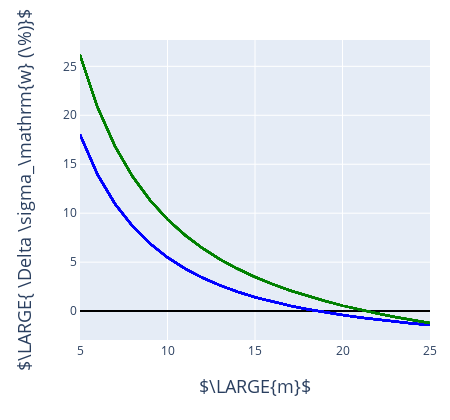

Here is the notebook cell this chart was saved with:
### Markdown cell above
### Delta Weibull stress vs Shape parameter `m`

$\Large{\Delta \sigma_W = \frac{\sigma_{-91°C} - \sigma_{T_i}}{\sigma_{-91°C}} 100}$

### Code cell
# plot

title = r''
ylab = r'$\LARGE{ \Delta \sigma_\mathrm{w} (\%)}$'

data = []
for ri, sw_r in enumerate(glob_sw_all):

    x_plot = []
    y_plot = []

    for mi, sw in enumerate(sw_r):
        x_plot.append(m_vals[mi])
        y_plot.append(
            calc_sw_diff(glob_sw_all, 0, ri, mi, gdata_all, skipped_lines_all) 
            )
        data.append({
            'x': x_plot,
            'y': y_plot,
            'name': r'T = ' + str(temps[ri]) + r'°C',
            'line': {'dash': lines[0], 'color': cols[ri], 'width': 2},
            'mode': 'lines',
        })

        

layout = {
    'width': 450,
    'height': 420,
    'xaxis': {
#         'range': [-0.1, 1.1],
        'zeroline': False,
        'showline': True,
        'mirror': 'all',
#         'title': r'$m$',
        'titlefont':{'size': 13}
    },
    'yaxis': {
        'zeroline': False,
        'showline': True,
        'mirror': 'all',
#         'title': '$\sigma_\mathrm{w}/\sigma_\mathrm{f} $ ',
        'titlefont':{'size': 13},

    },
    'annotations':[
    {
        'text':  r'$\LARGE{m}$',
        'x': 0.5,
        'y': -0.2,
        'xref': 'paper',
        'yref': 'paper',
        'showarrow': False,
        'font': {'size': 18},
    },
        {
        'text':  ylab,
        'x': -0.2,
        'y': 0.5,
        'xref': 'paper',
        'yref': 'paper',
        'showarrow': False,
        'font': {'size': 18},
        'textangle': -90
    },
        {
        'text':  title,
        'x': 0.41,
        'y': 1.1,
        'xref': 'paper',
        'yref': 'paper',
        'showarrow': False,
        'font': {'size': 18},
    },
    ],
    'legend':{
        'x': 0.6,
        'y': 0.5,
    },
     'margin': {
                'l': 80,
                'r': 20,
                'b': 80,
                't': 40,
#                 'pad': 1
     },

}
layout['xaxis']['range'] = [5, 25]
layout['showlegend'] = False
f = go.FigureWidget(data,layout)
py.iplot(f)
# pio.write_image(f, 'images/fig9.svg',width=450, height=400,)

### Figure 1 — Plotly figure (JSON) as saved in the notebook; plotly's stock layout.template omitted (floating-point values rounded to 4 significant figures)
{"data": [{"line": {"color": "black", "dash": "solid", "width": 2}, "mode": "lines", "name": "T = -91°C", "type": "scatter", "uid": "866f6e63-f0ff-475f-9221-dcaece93edc8", "x": [5, 6, 7, 8, 9, 10, 11, 12, 13, 14, 15, 16, 17, 18, 19, 20, 21, 22, 23, 24, 25], "y": [0, 0, 0, 0, 0, 0, 0, 0, 0, 0, 0, 0, 0, 0, 0, 0, 0, 0, 0, 0, 0]}, {"line": {"color": "black", "dash": "solid", "width": 2}, "mode": "lines", "name": "T = -91°C", "type": "scatter", "uid": "25886803-79c6-4178-b277-bf09e887ecd6", "x": [5, 6, 7, 8, 9, 10, 11, 12, 13, 14, 15, 16, 17, 18, 19, 20, 21, 22, 23, 24, 25], "y": [0, 0, 0, 0, 0, 0, 0, 0, 0, 0, 0, 0, 0, 0, 0, 0, 0, 0, 0, 0, 0]}, {"line": {"color": "black", "dash": "solid", "width": 2}, "mode": "lines", "name": "T = -91°C", "type": "scatter", "uid": "6088b3af-869e-4862-819e-669d6781d4da", "x": [5, 6, 7, 8, 9, 10, 11, 12, 13, 14, 15, 16, 17, 18, 19, 20, 21, 22, 23, 24, 25], "y": [0, 0, 0, 0, 0, 0, 0, 0, 0, 0, 0, 0, 0, 0, 0, 0, 0, 0, 0, 0, 0]}, {"line": {"color": "black", "dash": "solid", "width": 2}, "mode": "lines", "name": "T = -91°C", "type": "scatter", "uid": "3485afa0-b8fa-48d8-80dd-0f9ec9ec7af3", "x": [5, 6, 7, 8, 9, 10, 11, 12, 13, 14, 15, 16, 17, 18, 19, 20, 21, 22, 23, 24, 25], "y": [0, 0, 0, 0, 0, 0, 0, 0, 0, 0, 0, 0, 0, 0, 0, 0, 0, 0, 0, 0, 0]}, {"line": {"color": "black", "dash": "solid", "width": 2}, "mode": "lines", "name": "T = -91°C", "type": "scatter", "uid": "d973d084-9da8-4bd9-94ad-24d3be45b03a", "x": [5, 6, 7, 8, 9, 10, 11, 12, 13, 14, 15, 16, 17, 18, 19, 20, 21, 22, 23, 24, 25], "y": [0, 0, 0, 0, 0, 0, 0, 0, 0, 0, 0, 0, 0, 0, 0, 0, 0, 0, 0, 0, 0]}, {"line": {"color": "black", "dash": "solid", "width": 2}, "mode": "lines", "name": "T = -91°C", "type": "scatter", "uid": "28061ed2-a2f1-42ce-9428-7a1570e1ebdf", "x": [5, 6, 7, 8, 9, 10, 11, 12, 13, 14, 15, 16, 17, 18, 19, 20, 21, 22, 23, 24, 25], "y": [0, 0, 0, 0, 0, 0, 0, 0, 0, 0, 0, 0, 0, 0, 0, 0, 0, 0, 0, 0, 0]}, {"line": {"color": "black", "dash": "solid", "width": 2}, "mode": "lines", "name": "T = -91°C", "type": "scatter", "uid": "435d1916-9afb-4d30-8c67-c458ce3cde2d", "x": [5, 6, 7, 8, 9, 10, 11, 12, 13, 14, 15, 16, 17, 18, 19, 20, 21, 22, 23, 24, 25], "y": [0, 0, 0, 0, 0, 0, 0, 0, 0, 0, 0, 0, 0, 0, 0, 0, 0, 0, 0, 0, 0]}, {"line": {"color": "black", "dash": "solid", "width": 2}, "mode": "lines", "name": "T = -91°C", "type": "scatter", "uid": "e498503b-a3cc-40f0-924d-ef0cf659e65c", "x": [5, 6, 7, 8, 9, 10, 11, 12, 13, 14, 15, 16, 17, 18, 19, 20, 21, 22, 23, 24, 25], "y": [0, 0, 0, 0, 0, 0, 0, 0, 0, 0, 0, 0, 0, 0, 0, 0, 0, 0, 0, 0, 0]}, {"line": {"color": "black", "dash": "solid", "width": 2}, "mode": "lines", "name": "T = -91°C", "type": "scatter", "uid": "486867e5-23af-446f-8668-b2b9e1151c9e", "x": [5, 6, 7, 8, 9, 10, 11, 12, 13, 14, 15, 16, 17, 18, 19, 20, 21, 22, 23, 24, 25], "y": [0, 0, 0, 0, 0, 0, 0, 0, 0, 0, 0, 0, 0, 0, 0, 0, 0, 0, 0, 0, 0]}, {"line": {"color": "black", "dash": "solid", "width": 2}, "mode": "lines", "name": "T = -91°C", "type": "scatter", "uid": "1f1ee947-1fe0-4d13-8ea0-cdd8597bb3ae", "x": [5, 6, 7, 8, 9, 10, 11, 12, 13, 14, 15, 16, 17, 18, 19, 20, 21, 22, 23, 24, 25], "y": [0, 0, 0, 0, 0, 0, 0, 0, 0, 0, 0, 0, 0, 0, 0, 0, 0, 0, 0, 0, 0]}, {"line": {"color": "black", "dash": "solid", "width": 2}, "mode": "lines", "name": "T = -91°C", "type": "scatter", "uid": "0c47e79b-8794-437c-a6db-6074be008e5d", "x": [5, 6, 7, 8, 9, 10, 11, 12, 13, 14, 15, 16, 17, 18, 19, 20, 21, 22, 23, 24, 25], "y": [0, 0, 0, 0, 0, 0, 0, 0, 0, 0, 0, 0, 0, 0, 0, 0, 0, 0, 0, 0, 0]}, {"line": {"color": "black", "dash": "solid", "width": 2}, "mode": "lines", "name": "T = -91°C", "type": "scatter", "uid": "76731513-8499-4ab3-a30a-0292b67a9330", "x": [5, 6, 7, 8, 9, 10, 11, 12, 13, 14, 15, 16, 17, 18, 19, 20, 21, 22, 23, 24, 25], "y": [0, 0, 0, 0, 0, 0, 0, 0, 0, 0, 0, 0, 0, 0, 0, 0, 0, 0, 0, 0, 0]}, {"line": {"color": "black", "dash": "solid", "width": 2}, "mode": "lines", "name": "T = -91°C", "type": "scatter", "uid": "a4216d82-7ec0-4a84-abae-c8581b340be5", "x": [5, 6, 7, 8, 9, 10, 11, 12, 13, 14, 15, 16, 17, 18, 19, 20, 21, 22, 23, 24, 25], "y": [0, 0, 0, 0, 0, 0, 0, 0, 0, 0, 0, 0, 0, 0, 0, 0, 0, 0, 0, 0, 0]}, {"line": {"color": "black", "dash": "solid", "width": 2}, "mode": "lines", "name": "T = -91°C", "type": "scatter", "uid": "31dcb2e0-8a98-4ea1-bd22-1fa0d8203d6f", "x": [5, 6, 7, 8, 9, 10, 11, 12, 13, 14, 15, 16, 17, 18, 19, 20, 21, 22, 23, 24, 25], "y": [0, 0, 0, 0, 0, 0, 0, 0, 0, 0, 0, 0, 0, 0, 0, 0, 0, 0, 0, 0, 0]}, {"line": {"color": "black", "dash": "solid", "width": 2}, "mode": "lines", "name": "T = -91°C", "type": "scatter", "uid": "f922254c-1997-4207-93c3-b077cdd00a73", "x": [5, 6, 7, 8, 9, 10, 11, 12, 13, 14, 15, 16, 17, 18, 19, 20, 21, 22, 23, 24, 25], "y": [0, 0, 0, 0, 0, 0, 0, 0, 0, 0, 0, 0, 0, 0, 0, 0, 0, 0, 0, 0, 0]}, {"line": {"color": "black", "dash": "solid", "width": 2}, "mode": "lines", "name": "T = -91°C", "type": "scatter", "uid": "44b9ed6f-d92e-4526-8a2e-90b12ee9d6cd", "x": [5, 6, 7, 8, 9, 10, 11, 12, 13, 14, 15, 16, 17, 18, 19, 20, 21, 22, 23, 24, 25], "y": [0, 0, 0, 0, 0, 0, 0, 0, 0, 0, 0, 0, 0, 0, 0, 0, 0, 0, 0, 0, 0]}, {"line": {"color": "black", "dash": "solid", "width": 2}, "mode": "lines", "name": "T = -91°C", "type": "scatter", "uid": "0dab09be-1d57-4bfe-b47f-c87e5a395e4e", "x": [5, 6, 7, 8, 9, 10, 11, 12, 13, 14, 15, 16, 17, 18, 19, 20, 21, 22, 23, 24, 25], "y": [0, 0, 0, 0, 0, 0, 0, 0, 0, 0, 0, 0, 0, 0, 0, 0, 0, 0, 0, 0, 0]}, {"line": {"color": "black", "dash": "solid", "width": 2}, "mode": "lines", "name": "T = -91°C", "type": "scatter", "uid": "82d53851-2363-4864-8ace-91ea9b688ae7", "x": [5, 6, 7, 8, 9, 10, 11, 12, 13, 14, 15, 16, 17, 18, 19, 20, 21, 22, 23, 24, 25], "y": [0, 0, 0, 0, 0, 0, 0, 0, 0, 0, 0, 0, 0, 0, 0, 0, 0, 0, 0, 0, 0]}, {"line": {"color": "black", "dash": "solid", "width": 2}, "mode": "lines", "name": "T = -91°C", "type": "scatter", "uid": "f54392f8-318a-4cc0-aaea-aa1b0d4b7a0e", "x": [5, 6, 7, 8, 9, 10, 11, 12, 13, 14, 15, 16, 17, 18, 19, 20, 21, 22, 23, 24, 25], "y": [0, 0, 0, 0, 0, 0, 0, 0, 0, 0, 0, 0, 0, 0, 0, 0, 0, 0, 0, 0, 0]}, {"line": {"color": "black", "dash": "solid", "width": 2}, "mode": "lines", "name": "T = -91°C", "type": "scatter", "uid": "2f7b52cd-99f4-4395-8284-a0e9eab32245", "x": [5, 6, 7, 8, 9, 10, 11, 12, 13, 14, 15, 16, 17, 18, 19, 20, 21, 22, 23, 24, 25], "y": [0, 0, 0, 0, 0, 0, 0, 0, 0, 0, 0, 0, 0, 0, 0, 0, 0, 0, 0, 0, 0]}, {"line": {"color": "black", "dash": "solid", "width": 2}, "mode": "lines", "name": "T = -91°C", "type": "scatter", "uid": "72662409-c85f-4a41-bf03-9282f14defae", "x": [5, 6, 7, 8, 9, 10, 11, 12, 13, 14, 15, 16, 17, 18, 19, 20, 21, 22, 23, 24, 25], "y": [0, 0, 0, 0, 0, 0, 0, 0, 0, 0, 0, 0, 0, 0, 0, 0, 0, 0, 0, 0, 0]}, {"line": {"color": "blue", "dash": "solid", "width": 2}, "mode": "lines", "name": "T = -60°C", "type": "scatter", "uid": "0462f21d-3f8b-4423-9b11-b8a2be7a3ef6", "x": [5, 6, 7, 8, 9, 10, 11, 12, 13, 14, 15, 16, 17, 18, 19, 20, 21, 22, 23, 24, 25], "y": [18.03, 13.95, 10.96, 8.676, 6.899, 5.485, 4.343, 3.406, 2.629, 1.976, 1.423, 0.9493, 0.5398, 0.1831, -0.1302, -0.4073, -0.654, -0.875, -1.074, -1.254, -1.418]}, {"line": {"color": "blue", "dash": "solid", "width": 2}, "mode": "lines", "name": "T = -60°C", "type": "scatter", "uid": "d6ae9288-86c4-452e-9f26-ed080fdb6257", "x": [5, 6, 7, 8, 9, 10, 11, 12, 13, 14, 15, 16, 17, 18, 19, 20, 21, 22, 23, 24, 25], "y": [18.03, 13.95, 10.96, 8.676, 6.899, 5.485, 4.343, 3.406, 2.629, 1.976, 1.423, 0.9493, 0.5398, 0.1831, -0.1302, -0.4073, -0.654, -0.875, -1.074, -1.254, -1.418]}, {"line": {"color": "blue", "dash": "solid", "width": 2}, "mode": "lines", "name": "T = -60°C", "type": "scatter", "uid": "4a64c537-b989-4848-bb4a-55dc1e9a4e50", "x": [5, 6, 7, 8, 9, 10, 11, 12, 13, 14, 15, 16, 17, 18, 19, 20, 21, 22, 23, 24, 25], "y": [18.03, 13.95, 10.96, 8.676, 6.899, 5.485, 4.343, 3.406, 2.629, 1.976, 1.423, 0.9493, 0.5398, 0.1831, -0.1302, -0.4073, -0.654, -0.875, -1.074, -1.254, -1.418]}, {"line": {"color": "blue", "dash": "solid", "width": 2}, "mode": "lines", "name": "T = -60°C", "type": "scatter", "uid": "2abf4dab-a2ee-4494-8d1a-77fb3bfb7998", "x": [5, 6, 7, 8, 9, 10, 11, 12, 13, 14, 15, 16, 17, 18, 19, 20, 21, 22, 23, 24, 25], "y": [18.03, 13.95, 10.96, 8.676, 6.899, 5.485, 4.343, 3.406, 2.629, 1.976, 1.423, 0.9493, 0.5398, 0.1831, -0.1302, -0.4073, -0.654, -0.875, -1.074, -1.254, -1.418]}, {"line": {"color": "blue", "dash": "solid", "width": 2}, "mode": "lines", "name": "T = -60°C", "type": "scatter", "uid": "dbe30aaf-ff75-42aa-843f-0f6a8b50601f", "x": [5, 6, 7, 8, 9, 10, 11, 12, 13, 14, 15, 16, 17, 18, 19, 20, 21, 22, 23, 24, 25], "y": [18.03, 13.95, 10.96, 8.676, 6.899, 5.485, 4.343, 3.406, 2.629, 1.976, 1.423, 0.9493, 0.5398, 0.1831, -0.1302, -0.4073, -0.654, -0.875, -1.074, -1.254, -1.418]}, {"line": {"color": "blue", "dash": "solid", "width": 2}, "mode": "lines", "name": "T = -60°C", "type": "scatter", "uid": "6fec0f03-3b14-45bd-b965-108867f6d529", "x": [5, 6, 7, 8, 9, 10, 11, 12, 13, 14, 15, 16, 17, 18, 19, 20, 21, 22, 23, 24, 25], "y": [18.03, 13.95, 10.96, 8.676, 6.899, 5.485, 4.343, 3.406, 2.629, 1.976, 1.423, 0.9493, 0.5398, 0.1831, -0.1302, -0.4073, -0.654, -0.875, -1.074, -1.254, -1.418]}, {"line": {"color": "blue", "dash": "solid", "width": 2}, "mode": "lines", "name": "T = -60°C", "type": "scatter", "uid": "d88b7aec-c03b-431f-b11a-038c984497f2", "x": [5, 6, 7, 8, 9, 10, 11, 12, 13, 14, 15, 16, 17, 18, 19, 20, 21, 22, 23, 24, 25], "y": [18.03, 13.95, 10.96, 8.676, 6.899, 5.485, 4.343, 3.406, 2.629, 1.976, 1.423, 0.9493, 0.5398, 0.1831, -0.1302, -0.4073, -0.654, -0.875, -1.074, -1.254, -1.418]}, {"line": {"color": "blue", "dash": "solid", "width": 2}, "mode": "lines", "name": "T = -60°C", "type": "scatter", "uid": "73fbbb33-a93c-4182-aaa1-f2e8b5b11147", "x": [5, 6, 7, 8, 9, 10, 11, 12, 13, 14, 15, 16, 17, 18, 19, 20, 21, 22, 23, 24, 25], "y": [18.03, 13.95, 10.96, 8.676, 6.899, 5.485, 4.343, 3.406, 2.629, 1.976, 1.423, 0.9493, 0.5398, 0.1831, -0.1302, -0.4073, -0.654, -0.875, -1.074, -1.254, -1.418]}, {"line": {"color": "blue", "dash": "solid", "width": 2}, "mode": "lines", "name": "T = -60°C", "type": "scatter", "uid": "482029f2-b21a-4bd8-81a9-88c48401a3c1", "x": [5, 6, 7, 8, 9, 10, 11, 12, 13, 14, 15, 16, 17, 18, 19, 20, 21, 22, 23, 24, 25], "y": [18.03, 13.95, 10.96, 8.676, 6.899, 5.485, 4.343, 3.406, 2.629, 1.976, 1.423, 0.9493, 0.5398, 0.1831, -0.1302, -0.4073, -0.654, -0.875, -1.074, -1.254, -1.418]}, {"line": {"color": "blue", "dash": "solid", "width": 2}, "mode": "lines", "name": "T = -60°C", "type": "scatter", "uid": "fe25cf01-caba-490c-92e0-4fe79bb91a9c", "x": [5, 6, 7, 8, 9, 10, 11, 12, 13, 14, 15, 16, 17, 18, 19, 20, 21, 22, 23, 24, 25], "y": [18.03, 13.95, 10.96, 8.676, 6.899, 5.485, 4.343, 3.406, 2.629, 1.976, 1.423, 0.9493, 0.5398, 0.1831, -0.1302, -0.4073, -0.654, -0.875, -1.074, -1.254, -1.418]}, {"line": {"color": "blue", "dash": "solid", "width": 2}, "mode": "lines", "name": "T = -60°C", "type": "scatter", "uid": "5fbe9304-62bf-44d7-9a90-55a7a0d00b9f", "x": [5, 6, 7, 8, 9, 10, 11, 12, 13, 14, 15, 16, 17, 18, 19, 20, 21, 22, 23, 24, 25], "y": [18.03, 13.95, 10.96, 8.676, 6.899, 5.485, 4.343, 3.406, 2.629, 1.976, 1.423, 0.9493, 0.5398, 0.1831, -0.1302, -0.4073, -0.654, -0.875, -1.074, -1.254, -1.418]}, {"line": {"color": "blue", "dash": "solid", "width": 2}, "mode": "lines", "name": "T = -60°C", "type": "scatter", "uid": "b0eb011f-bd9e-47d6-980e-b391fcbf68fa", "x": [5, 6, 7, 8, 9, 10, 11, 12, 13, 14, 15, 16, 17, 18, 19, 20, 21, 22, 23, 24, 25], "y": [18.03, 13.95, 10.96, 8.676, 6.899, 5.485, 4.343, 3.406, 2.629, 1.976, 1.423, 0.9493, 0.5398, 0.1831, -0.1302, -0.4073, -0.654, -0.875, -1.074, -1.254, -1.418]}, {"line": {"color": "blue", "dash": "solid", "width": 2}, "mode": "lines", "name": "T = -60°C", "type": "scatter", "uid": "9893f204-f8ab-47e7-9798-975939acdd7d", "x": [5, 6, 7, 8, 9, 10, 11, 12, 13, 14, 15, 16, 17, 18, 19, 20, 21, 22, 23, 24, 25], "y": [18.03, 13.95, 10.96, 8.676, 6.899, 5.485, 4.343, 3.406, 2.629, 1.976, 1.423, 0.9493, 0.5398, 0.1831, -0.1302, -0.4073, -0.654, -0.875, -1.074, -1.254, -1.418]}, {"line": {"color": "blue", "dash": "solid", "width": 2}, "mode": "lines", "name": "T = -60°C", "type": "scatter", "uid": "36de5e05-fa63-41f4-b3fe-d710e71e44db", "x": [5, 6, 7, 8, 9, 10, 11, 12, 13, 14, 15, 16, 17, 18, 19, 20, 21, 22, 23, 24, 25], "y": [18.03, 13.95, 10.96, 8.676, 6.899, 5.485, 4.343, 3.406, 2.629, 1.976, 1.423, 0.9493, 0.5398, 0.1831, -0.1302, -0.4073, -0.654, -0.875, -1.074, -1.254, -1.418]}, {"line": {"color": "blue", "dash": "solid", "width": 2}, "mode": "lines", "name": "T = -60°C", "type": "scatter", "uid": "e5cda1a6-21c2-4ed4-a565-b8f3c8734ccc", "x": [5, 6, 7, 8, 9, 10, 11, 12, 13, 14, 15, 16, 17, 18, 19, 20, 21, 22, 23, 24, 25], "y": [18.03, 13.95, 10.96, 8.676, 6.899, 5.485, 4.343, 3.406, 2.629, 1.976, 1.423, 0.9493, 0.5398, 0.1831, -0.1302, -0.4073, -0.654, -0.875, -1.074, -1.254, -1.418]}, {"line": {"color": "blue", "dash": "solid", "width": 2}, "mode": "lines", "name": "T = -60°C", "type": "scatter", "uid": "cce47dcd-5f93-4d3b-96b8-fed67a6d736d", "x": [5, 6, 7, 8, 9, 10, 11, 12, 13, 14, 15, 16, 17, 18, 19, 20, 21, 22, 23, 24, 25], "y": [18.03, 13.95, 10.96, 8.676, 6.899, 5.485, 4.343, 3.406, 2.629, 1.976, 1.423, 0.9493, 0.5398, 0.1831, -0.1302, -0.4073, -0.654, -0.875, -1.074, -1.254, -1.418]}, {"line": {"color": "blue", "dash": "solid", "width": 2}, "mode": "lines", "name": "T = -60°C", "type": "scatter", "uid": "cc2163dd-98b3-4082-bfd5-1ec7c877f7f9", "x": [5, 6, 7, 8, 9, 10, 11, 12, 13, 14, 15, 16, 17, 18, 19, 20, 21, 22, 23, 24, 25], "y": [18.03, 13.95, 10.96, 8.676, 6.899, 5.485, 4.343, 3.406, 2.629, 1.976, 1.423, 0.9493, 0.5398, 0.1831, -0.1302, -0.4073, -0.654, -0.875, -1.074, -1.254, -1.418]}, {"line": {"color": "blue", "dash": "solid", "width": 2}, "mode": "lines", "name": "T = -60°C", "type": "scatter", "uid": "776d3ec0-2ddd-4cec-a31e-2f1735ef61e0", "x": [5, 6, 7, 8, 9, 10, 11, 12, 13, 14, 15, 16, 17, 18, 19, 20, 21, 22, 23, 24, 25], "y": [18.03, 13.95, 10.96, 8.676, 6.899, 5.485, 4.343, 3.406, 2.629, 1.976, 1.423, 0.9493, 0.5398, 0.1831, -0.1302, -0.4073, -0.654, -0.875, -1.074, -1.254, -1.418]}, {"line": {"color": "blue", "dash": "solid", "width": 2}, "mode": "lines", "name": "T = -60°C", "type": "scatter", "uid": "b293a9ed-49d9-44fc-982a-2371fcabe019", "x": [5, 6, 7, 8, 9, 10, 11, 12, 13, 14, 15, 16, 17, 18, 19, 20, 21, 22, 23, 24, 25], "y": [18.03, 13.95, 10.96, 8.676, 6.899, 5.485, 4.343, 3.406, 2.629, 1.976, 1.423, 0.9493, 0.5398, 0.1831, -0.1302, -0.4073, -0.654, -0.875, -1.074, -1.254, -1.418]}, {"line": {"color": "blue", "dash": "solid", "width": 2}, "mode": "lines", "name": "T = -60°C", "type": "scatter", "uid": "e105fd61-2270-416f-86fa-f574fa7e1707", "x": [5, 6, 7, 8, 9, 10, 11, 12, 13, 14, 15, 16, 17, 18, 19, 20, 21, 22, 23, 24, 25], "y": [18.03, 13.95, 10.96, 8.676, 6.899, 5.485, 4.343, 3.406, 2.629, 1.976, 1.423, 0.9493, 0.5398, 0.1831, -0.1302, -0.4073, -0.654, -0.875, -1.074, -1.254, -1.418]}, {"line": {"color": "blue", "dash": "solid", "width": 2}, "mode": "lines", "name": "T = -60°C", "type": "scatter", "uid": "2a671ca3-e123-4223-a894-30aed74c8aa1", "x": [5, 6, 7, 8, 9, 10, 11, 12, 13, 14, 15, 16, 17, 18, 19, 20, 21, 22, 23, 24, 25], "y": [18.03, 13.95, 10.96, 8.676, 6.899, 5.485, 4.343, 3.406, 2.629, 1.976, 1.423, 0.9493, 0.5398, 0.1831, -0.1302, -0.4073, -0.654, -0.875, -1.074, -1.254, -1.418]}, {"line": {"color": "green", "dash": "solid", "width": 2}, "mode": "lines", "name": "T = -40°C", "type": "scatter", "uid": "8e2840f6-d118-4a7a-9774-cfe3ef026306", "x": [5, 6, 7, 8, 9, 10, 11, 12, 13, 14, 15, 16, 17, 18, 19, 20, 21, 22, 23, 24, 25], "y": [26.16, 20.83, 16.84, 13.76, 11.33, 9.37, 7.763, 6.424, 5.293, 4.325, 3.489, 2.758, 2.113, 1.54, 1.026, 0.562, 0.1411, -0.2431, -0.5955, -0.9203, -1.221]}, {"line": {"color": "green", "dash": "solid", "width": 2}, "mode": "lines", "name": "T = -40°C", "type": "scatter", "uid": "53e84577-de1e-447c-bb7b-b83623a0e001", "x": [5, 6, 7, 8, 9, 10, 11, 12, 13, 14, 15, 16, 17, 18, 19, 20, 21, 22, 23, 24, 25], "y": [26.16, 20.83, 16.84, 13.76, 11.33, 9.37, 7.763, 6.424, 5.293, 4.325, 3.489, 2.758, 2.113, 1.54, 1.026, 0.562, 0.1411, -0.2431, -0.5955, -0.9203, -1.221]}, {"line": {"color": "green", "dash": "solid", "width": 2}, "mode": "lines", "name": "T = -40°C", "type": "scatter", "uid": "f2f380b2-4be7-4b36-85d9-28c4436efb88", "x": [5, 6, 7, 8, 9, 10, 11, 12, 13, 14, 15, 16, 17, 18, 19, 20, 21, 22, 23, 24, 25], "y": [26.16, 20.83, 16.84, 13.76, 11.33, 9.37, 7.763, 6.424, 5.293, 4.325, 3.489, 2.758, 2.113, 1.54, 1.026, 0.562, 0.1411, -0.2431, -0.5955, -0.9203, -1.221]}, {"line": {"color": "green", "dash": "solid", "width": 2}, "mode": "lines", "name": "T = -40°C", "type": "scatter", "uid": "4d3b815b-44c4-4b58-841d-2a6f1c60149c", "x": [5, 6, 7, 8, 9, 10, 11, 12, 13, 14, 15, 16, 17, 18, 19, 20, 21, 22, 23, 24, 25], "y": [26.16, 20.83, 16.84, 13.76, 11.33, 9.37, 7.763, 6.424, 5.293, 4.325, 3.489, 2.758, 2.113, 1.54, 1.026, 0.562, 0.1411, -0.2431, -0.5955, -0.9203, -1.221]}, {"line": {"color": "green", "dash": "solid", "width": 2}, "mode": "lines", "name": "T = -40°C", "type": "scatter", "uid": "962459ab-fd25-4f71-befa-1f8adb465edb", "x": [5, 6, 7, 8, 9, 10, 11, 12, 13, 14, 15, 16, 17, 18, 19, 20, 21, 22, 23, 24, 25], "y": [26.16, 20.83, 16.84, 13.76, 11.33, 9.37, 7.763, 6.424, 5.293, 4.325, 3.489, 2.758, 2.113, 1.54, 1.026, 0.562, 0.1411, -0.2431, -0.5955, -0.9203, -1.221]}, {"line": {"color": "green", "dash": "solid", "width": 2}, "mode": "lines", "name": "T = -40°C", "type": "scatter", "uid": "65f435da-f70e-4c09-bd85-3e62665a690b", "x": [5, 6, 7, 8, 9, 10, 11, 12, 13, 14, 15, 16, 17, 18, 19, 20, 21, 22, 23, 24, 25], "y": [26.16, 20.83, 16.84, 13.76, 11.33, 9.37, 7.763, 6.424, 5.293, 4.325, 3.489, 2.758, 2.113, 1.54, 1.026, 0.562, 0.1411, -0.2431, -0.5955, -0.9203, -1.221]}, {"line": {"color": "green", "dash": "solid", "width": 2}, "mode": "lines", "name": "T = -40°C", "type": "scatter", "uid": "c26c0794-5fa0-4af5-be4d-f0fbee6c011d", "x": [5, 6, 7, 8, 9, 10, 11, 12, 13, 14, 15, 16, 17, 18, 19, 20, 21, 22, 23, 24, 25], "y": [26.16, 20.83, 16.84, 13.76, 11.33, 9.37, 7.763, 6.424, 5.293, 4.325, 3.489, 2.758, 2.113, 1.54, 1.026, 0.562, 0.1411, -0.2431, -0.5955, -0.9203, -1.221]}, {"line": {"color": "green", "dash": "solid", "width": 2}, "mode": "lines", "name": "T = -40°C", "type": "scatter", "uid": "453b34e7-f420-47bd-9a95-fac844a30664", "x": [5, 6, 7, 8, 9, 10, 11, 12, 13, 14, 15, 16, 17, 18, 19, 20, 21, 22, 23, 24, 25], "y": [26.16, 20.83, 16.84, 13.76, 11.33, 9.37, 7.763, 6.424, 5.293, 4.325, 3.489, 2.758, 2.113, 1.54, 1.026, 0.562, 0.1411, -0.2431, -0.5955, -0.9203, -1.221]}, {"line": {"color": "green", "dash": "solid", "width": 2}, "mode": "lines", "name": "T = -40°C", "type": "scatter", "uid": "1904c714-63cf-4e56-8fe6-73c55f4fd3e2", "x": [5, 6, 7, 8, 9, 10, 11, 12, 13, 14, 15, 16, 17, 18, 19, 20, 21, 22, 23, 24, 25], "y": [26.16, 20.83, 16.84, 13.76, 11.33, 9.37, 7.763, 6.424, 5.293, 4.325, 3.489, 2.758, 2.113, 1.54, 1.026, 0.562, 0.1411, -0.2431, -0.5955, -0.9203, -1.221]}, {"line": {"color": "green", "dash": "solid", "width": 2}, "mode": "lines", "name": "T = -40°C", "type": "scatter", "uid": "e9aa89f9-5d1e-43e5-869f-703f8b48a656", "x": [5, 6, 7, 8, 9, 10, 11, 12, 13, 14, 15, 16, 17, 18, 19, 20, 21, 22, 23, 24, 25], "y": [26.16, 20.83, 16.84, 13.76, 11.33, 9.37, 7.763, 6.424, 5.293, 4.325, 3.489, 2.758, 2.113, 1.54, 1.026, 0.562, 0.1411, -0.2431, -0.5955, -0.9203, -1.221]}, {"line": {"color": "green", "dash": "solid", "width": 2}, "mode": "lines", "name": "T = -40°C", "type": "scatter", "uid": "b34a643b-d75b-4ed4-8ed8-1905fea2e83e", "x": [5, 6, 7, 8, 9, 10, 11, 12, 13, 14, 15, 16, 17, 18, 19, 20, 21, 22, 23, 24, 25], "y": [26.16, 20.83, 16.84, 13.76, 11.33, 9.37, 7.763, 6.424, 5.293, 4.325, 3.489, 2.758, 2.113, 1.54, 1.026, 0.562, 0.1411, -0.2431, -0.5955, -0.9203, -1.221]}, {"line": {"color": "green", "dash": "solid", "width": 2}, "mode": "lines", "name": "T = -40°C", "type": "scatter", "uid": "f76c5f27-5c8f-41ff-ad10-6682d6e5930c", "x": [5, 6, 7, 8, 9, 10, 11, 12, 13, 14, 15, 16, 17, 18, 19, 20, 21, 22, 23, 24, 25], "y": [26.16, 20.83, 16.84, 13.76, 11.33, 9.37, 7.763, 6.424, 5.293, 4.325, 3.489, 2.758, 2.113, 1.54, 1.026, 0.562, 0.1411, -0.2431, -0.5955, -0.9203, -1.221]}, {"line": {"color": "green", "dash": "solid", "width": 2}, "mode": "lines", "name": "T = -40°C", "type": "scatter", "uid": "062546b6-6d2c-4ebc-9653-2896d157429d", "x": [5, 6, 7, 8, 9, 10, 11, 12, 13, 14, 15, 16, 17, 18, 19, 20, 21, 22, 23, 24, 25], "y": [26.16, 20.83, 16.84, 13.76, 11.33, 9.37, 7.763, 6.424, 5.293, 4.325, 3.489, 2.758, 2.113, 1.54, 1.026, 0.562, 0.1411, -0.2431, -0.5955, -0.9203, -1.221]}, {"line": {"color": "green", "dash": "solid", "width": 2}, "mode": "lines", "name": "T = -40°C", "type": "scatter", "uid": "0a4dd6f2-a55a-494e-85a9-fb7579d49466", "x": [5, 6, 7, 8, 9, 10, 11, 12, 13, 14, 15, 16, 17, 18, 19, 20, 21, 22, 23, 24, 25], "y": [26.16, 20.83, 16.84, 13.76, 11.33, 9.37, 7.763, 6.424, 5.293, 4.325, 3.489, 2.758, 2.113, 1.54, 1.026, 0.562, 0.1411, -0.2431, -0.5955, -0.9203, -1.221]}, {"line": {"color": "green", "dash": "solid", "width": 2}, "mode": "lines", "name": "T = -40°C", "type": "scatter", "uid": "87b1747b-7d9f-4940-ac89-4c9c9b2bbcb1", "x": [5, 6, 7, 8, 9, 10, 11, 12, 13, 14, 15, 16, 17, 18, 19, 20, 21, 22, 23, 24, 25], "y": [26.16, 20.83, 16.84, 13.76, 11.33, 9.37, 7.763, 6.424, 5.293, 4.325, 3.489, 2.758, 2.113, 1.54, 1.026, 0.562, 0.1411, -0.2431, -0.5955, -0.9203, -1.221]}, {"line": {"color": "green", "dash": "solid", "width": 2}, "mode": "lines", "name": "T = -40°C", "type": "scatter", "uid": "37d7394d-7701-4a62-88e9-497415b01482", "x": [5, 6, 7, 8, 9, 10, 11, 12, 13, 14, 15, 16, 17, 18, 19, 20, 21, 22, 23, 24, 25], "y": [26.16, 20.83, 16.84, 13.76, 11.33, 9.37, 7.763, 6.424, 5.293, 4.325, 3.489, 2.758, 2.113, 1.54, 1.026, 0.562, 0.1411, -0.2431, -0.5955, -0.9203, -1.221]}, {"line": {"color": "green", "dash": "solid", "width": 2}, "mode": "lines", "name": "T = -40°C", "type": "scatter", "uid": "dbc9ef15-0f34-41b3-8870-0b486a437391", "x": [5, 6, 7, 8, 9, 10, 11, 12, 13, 14, 15, 16, 17, 18, 19, 20, 21, 22, 23, 24, 25], "y": [26.16, 20.83, 16.84, 13.76, 11.33, 9.37, 7.763, 6.424, 5.293, 4.325, 3.489, 2.758, 2.113, 1.54, 1.026, 0.562, 0.1411, -0.2431, -0.5955, -0.9203, -1.221]}, {"line": {"color": "green", "dash": "solid", "width": 2}, "mode": "lines", "name": "T = -40°C", "type": "scatter", "uid": "2816b1ec-ad25-401c-9e40-7370b081be38", "x": [5, 6, 7, 8, 9, 10, 11, 12, 13, 14, 15, 16, 17, 18, 19, 20, 21, 22, 23, 24, 25], "y": [26.16, 20.83, 16.84, 13.76, 11.33, 9.37, 7.763, 6.424, 5.293, 4.325, 3.489, 2.758, 2.113, 1.54, 1.026, 0.562, 0.1411, -0.2431, -0.5955, -0.9203, -1.221]}, {"line": {"color": "green", "dash": "solid", "width": 2}, "mode": "lines", "name": "T = -40°C", "type": "scatter", "uid": "9945d473-0b62-48ac-b435-4a2a9e8e5c37", "x": [5, 6, 7, 8, 9, 10, 11, 12, 13, 14, 15, 16, 17, 18, 19, 20, 21, 22, 23, 24, 25], "y": [26.16, 20.83, 16.84, 13.76, 11.33, 9.37, 7.763, 6.424, 5.293, 4.325, 3.489, 2.758, 2.113, 1.54, 1.026, 0.562, 0.1411, -0.2431, -0.5955, -0.9203, -1.221]}, {"line": {"color": "green", "dash": "solid", "width": 2}, "mode": "lines", "name": "T = -40°C", "type": "scatter", "uid": "8b535083-fed3-4208-be97-a1de1751fd53", "x": [5, 6, 7, 8, 9, 10, 11, 12, 13, 14, 15, 16, 17, 18, 19, 20, 21, 22, 23, 24, 25], "y": [26.16, 20.83, 16.84, 13.76, 11.33, 9.37, 7.763, 6.424, 5.293, 4.325, 3.489, 2.758, 2.113, 1.54, 1.026, 0.562, 0.1411, -0.2431, -0.5955, -0.9203, -1.221]}, {"line": {"color": "green", "dash": "solid", "width": 2}, "mode": "lines", "name": "T = -40°C", "type": "scatter", "uid": "cfc5ccbc-5bdf-4150-bd95-ed883de52f70", "x": [5, 6, 7, 8, 9, 10, 11, 12, 13, 14, 15, 16, 17, 18, 19, 20, 21, 22, 23, 24, 25], "y": [26.16, 20.83, 16.84, 13.76, 11.33, 9.37, 7.763, 6.424, 5.293, 4.325, 3.489, 2.758, 2.113, 1.54, 1.026, 0.562, 0.1411, -0.2431, -0.5955, -0.9203, -1.221]}], "layout": {"annotations": [{"font": {"size": 18}, "showarrow": false, "text": "$\\LARGE{m}$", "x": 0.5, "xref": "paper", "y": -0.2, "yref": "paper"}, {"font": {"size": 18}, "showarrow": false, "text": "$\\LARGE{ \\Delta \\sigma_\\mathrm{w} (\\%)}$", "textangle": -90, "x": -0.2, "xref": "paper", "y": 0.5, "yref": "paper"}, {"font": {"size": 18}, "showarrow": false, "text": "", "x": 0.41, "xref": "paper", "y": 1.1, "yref": "paper"}], "height": 420, "legend": {"x": 0.6, "y": 0.5}, "margin": {"b": 80, "l": 80, "r": 20, "t": 40}, "showlegend": false, "width": 450, "xaxis": {"mirror": "all", "range": [5, 25], "showline": true, "title": {"font": {"size": 13}}, "zeroline": false}, "yaxis": {"mirror": "all", "showline": true, "title": {"font": {"size": 13}}, "zeroline": false}}}
